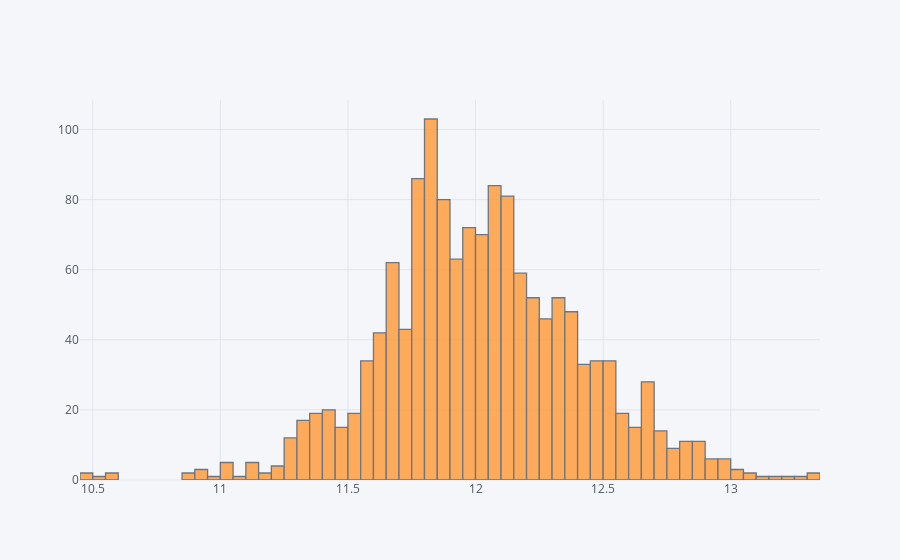

This figure's notebook cell:
### Code cell
y_train = np.log(y_train)
y_train.iplot(kind='hist', bins=60)

### Figure 1 — Plotly figure (JSON) as saved in the notebook; plotly's stock layout.template omitted (floating-point values rounded to 4 significant figures; data arrays with more than 128 entries replaced by an {"elided": "..."} marker saying what was removed)
{"data": [{"histfunc": "count", "histnorm": "", "marker": {"color": "rgba(255, 153, 51, 1.0)", "line": {"color": "#4D5663", "width": 1.3}}, "name": "SalePrice", "nbinsx": 60, "opacity": 0.8, "orientation": "v", "type": "histogram", "uid": "f57b17d5-9a1f-4b48-8402-d97d8b569501", "x": {"elided": "1438 float values"}}], "layout": {"barmode": "overlay", "legend": {"bgcolor": "#F5F6F9", "font": {"color": "#4D5663"}}, "paper_bgcolor": "#F5F6F9", "plot_bgcolor": "#F5F6F9", "title": {"font": {"color": "#4D5663"}}, "xaxis": {"gridcolor": "#E1E5ED", "showgrid": true, "tickfont": {"color": "#4D5663"}, "title": {"font": {"color": "#4D5663"}, "text": ""}, "zerolinecolor": "#E1E5ED"}, "yaxis": {"gridcolor": "#E1E5ED", "showgrid": true, "tickfont": {"color": "#4D5663"}, "title": {"font": {"color": "#4D5663"}, "text": ""}, "zerolinecolor": "#E1E5ED"}}}
